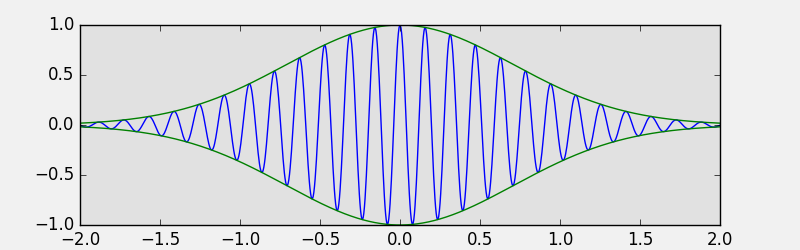

The script that saved this image:

# -*- coding: utf-8 -*-

import matplotlib.pyplot as plt
import numpy as np

fig = plt.figure(figsize=(8,2.5),facecolor="#f1f1f1")
# определить размер фото

left, bottom, width, height =0.1,0.1,0.8,0.8
ax= fig.add_axes((left, bottom, width, height),axisbg="#e1e1e1")

x=np.linspace(-2, 2,1000)
y1= np.cos(40*x)
y2= np.exp(-x**2)

ax.plot(x, y1*y2)
plt.plot(x,y2, 'g')
plt.plot(x,-y2, 'g')

ax.set_xlim(-5,35)
ax.set_ylim(-1,1)
ax.axis('tight')



plt.show()
fig.savefig("theory_2.png", dpi=100, facecolor= "#f1f1f1")
